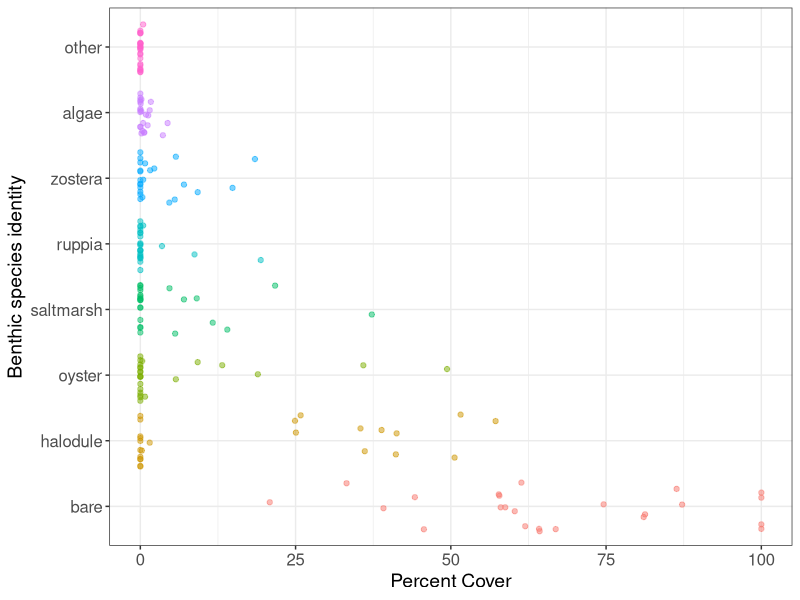
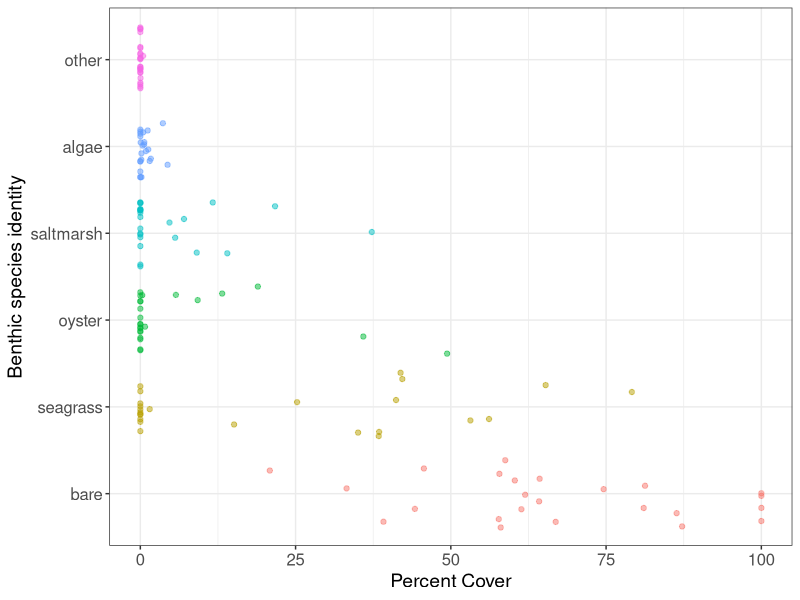
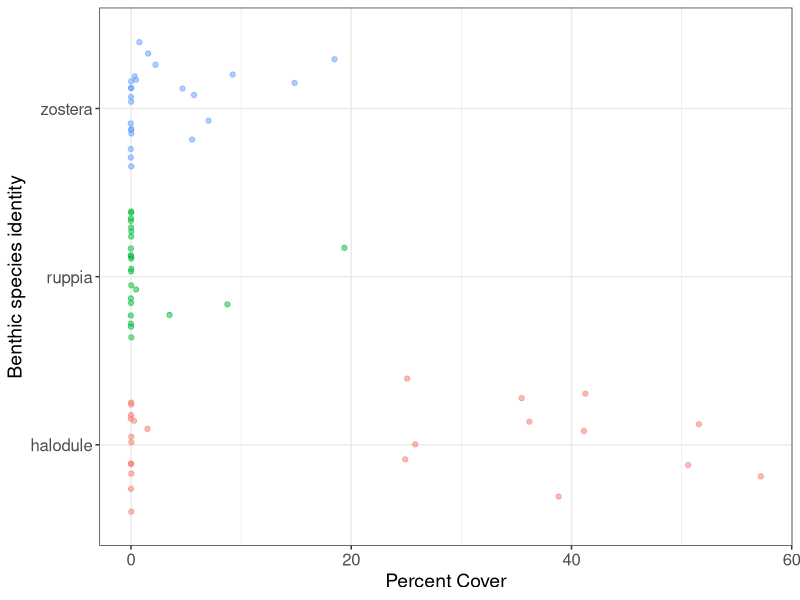
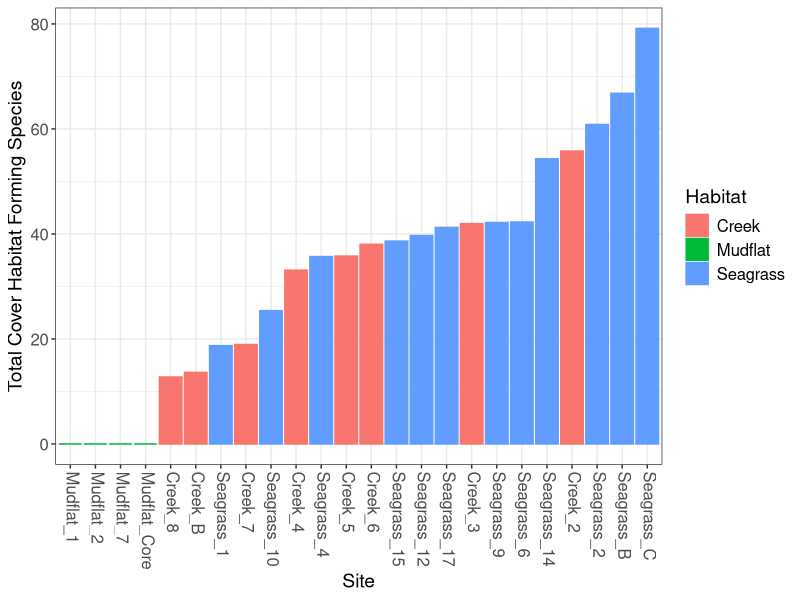
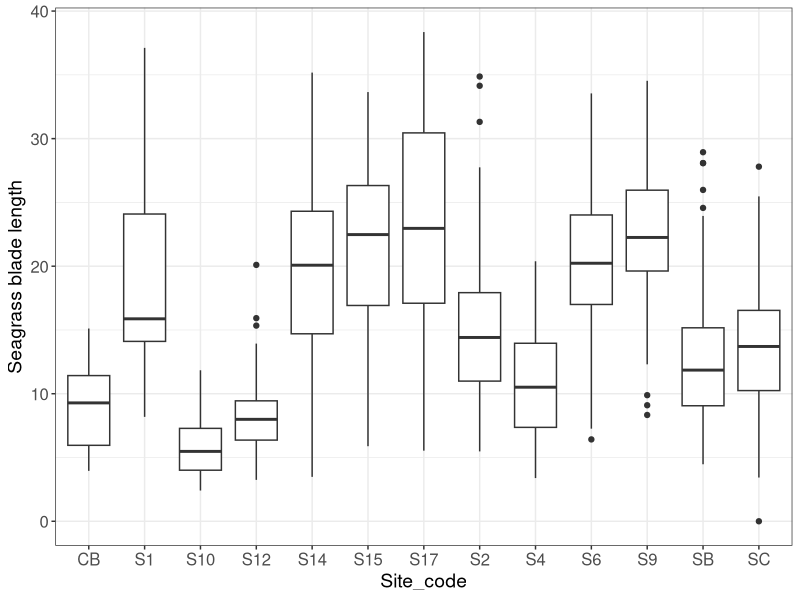

Recreate these plots in R, in order. (Note: this script raises an error after producing the figures.)
## ---- chunk 1
#knitr::opts_chunk$set(echo = TRUE)
## ---- chunk 2
library(ggplot2)
library(dplyr)
library(tidyr)
library(vegan)
## ---- chunk 3
#rm(list = ls())
data = read.csv("data/clean_data/sound_habitat_data_2020.csv", header = TRUE)
## ---- chunk 4
# Average cover by each taxa at site level
# wide form
site_means = data %>% 
  group_by(deploy_num,site) %>%
  summarise(bare = mean(bare), halodule = mean(halodule), zostera = mean(zostera), 
            ruppia= mean(ruppia), algae = mean(algae), oyster = mean(oyster), saltmarsh = mean(saltmarsh),
            other = mean(other))

#long form
siteMean_pc = data.frame(gather(site_means, "identity", "perc_cover", -site, -deploy_num))
siteMean_pc$identity = factor(siteMean_pc$identity, levels = c("bare","halodule","oyster","saltmarsh",
                                                               "ruppia", "zostera", "algae", "other"))

ggplot(siteMean_pc, aes(x = perc_cover, y = identity, color = identity))+ theme_bw()+
  geom_point(alpha = .5, position = "jitter")+
  xlab('Percent Cover')+
  ylab('Benthic species identity')+
  theme(axis.title = element_text(size = 14), 
        axis.text = element_text(size = 12), 
        legend.position = "none")


## Benthic species community metrics
site_means$richness = apply(site_means[,c(4:10)]>0, 1, sum)
site_means$shannonD = diversity(site_means[,c(4:10)], "shannon")
site_means$evenness = site_means$shannonD/log(site_means$richness, base = 10)

## ---- chunk 5
data = data %>% mutate(seagrass= halodule+zostera+ruppia)

# wide form
site_means_comb = data %>% 
  group_by(deploy_num,site) %>%
  summarise(bare = mean(bare), seagrass = mean(seagrass), algae = mean(algae), 
            oyster = mean(oyster), saltmarsh = mean(saltmarsh), other = mean(other))

#long form
siteMean_pc_comb = data.frame(gather(site_means_comb, "identity", "perc_cover", -site, -deploy_num))
siteMean_pc_comb$identity = factor(siteMean_pc_comb$identity, 
                                   levels = c("bare","seagrass","oyster","saltmarsh","algae","other"))

ggplot(siteMean_pc_comb, aes(x = perc_cover, y = identity, color = identity))+ theme_bw()+
  geom_point(alpha = .5, position = "jitter")+
  xlab('Percent Cover')+
  ylab('Benthic species identity')+
  theme(axis.title = element_text(size = 14), 
        axis.text = element_text(size = 12), 
        legend.position = "none")

seagrass_pc = site_means[,c(1,2,4:6)]
seagrass_pc_long = data.frame(gather(seagrass_pc, "identity", "perc_cover", -site, -deploy_num))

ggplot(seagrass_pc_long, aes(x = perc_cover, y = identity, color = identity))+ theme_bw()+
  geom_point(alpha = .5, position = "jitter")+
  xlab('Percent Cover')+
  ylab('Benthic species identity')+
  theme(axis.title = element_text(size = 14), 
        axis.text = element_text(size = 12), 
        legend.position = "none")

## Benthic species community metrics
site_means_comb$richness_comb = apply(site_means_comb[,c(4:8)]>0, 1, sum)
site_means_comb$shannonD_comb = diversity(site_means[,c(4:8)], "shannon")
site_means_comb$evenness_comb = site_means$shannonD/log(site_means$richness, base = 10)
site_means_comb$richness_sso = apply(site_means_comb[,c(4,6,7)]>0,1,sum)

## ---- chunk 6
data = data %>% 
  mutate(total_cover = halodule+zostera+ruppia+saltmarsh+oyster+algae+other, 
         habitat = case_when(grepl("Seagrass", site) ~ "seagrass", 
                             grepl("Creek", site) ~ "creek",
                             grepl("Mudflat", site) ~ "mudflat"))

total_cover = data %>%
  group_by(deploy_num, site) %>%
  summarise(total_cover = mean(total_cover)) %>%
  mutate(Habitat = case_when(grepl("Seagrass", site) ~ "Seagrass", 
                             grepl("Creek", site) ~ "Creek",
                             grepl("Mudflat", site) ~ "Mudflat"))

ggplot(total_cover , aes(x = reorder(site, total_cover), y = total_cover, 
                         fill = Habitat, color = Habitat))+theme_bw()+
  geom_col()+ 
  theme(axis.text.x = element_text(angle = -90, hjust = 0, vjust = .3), 
        axis.title = element_text(size = 14),
        axis.text = element_text(size = 12),
        legend.text = element_text(size = 12),
        legend.title = element_text(size = 14))+
  labs(x = "Site", y = "Total Cover Habitat Forming Species")

## ---- chunk 7
seagrass = read.csv("data/raw_data/seagrass_all.csv", header = TRUE)
seagrass$id = paste(seagrass$site, seagrass$Transect, sep = "_")
seagrass_max = read.csv("data/clean_data/seagrass_max_canopy.csv", header = TRUE) #max canopy as calculated in excel

ggplot(seagrass, aes(x = Site_code, y = Length))+ theme_bw()+
  geom_boxplot()+ ylab("Seagrass blade length")+
  theme(axis.title = element_text(size = 14), 
        axis.text = element_text(size = 12))

# Calculate mean blade length by transect
seagrass_summary = seagrass %>%
  group_by(Date, site, Transect) %>%
  summarise(mean = mean(Length))

# add max blade length to df - transect
seagrass_summary$max_10 = seagrass_max$mean_10
seagrass_summary$max_25perc = seagrass_max$mean_25percent

# Seagrass mean and max canopy by site
seagrass_site = seagrass %>%
  group_by(Date, site) %>%
  summarise(avg_blade_length = mean(Length))

# Shoot density
shoot_data = data %>% 
  filter(canopy.sampled == "yes")
avg_shoot_density = shoot_data %>% 
  group_by(deploy_num, site) %>%
  summarize(avg_shoot_density = mean(shoot.density1_16m2))

### Summarize max canopy by site then add to seagrass_site
# Calculates site mean by averaging the max of each transect --> this is not how the cover is calculated
# Do I need to go back and summarize the max canopy by site more generally?
max_canopy_site = seagrass_summary %>%
  group_by(site) %>%
  summarise(max_10 = mean(max_10), max_25perc = mean(max_25perc))
seagrass_site$max_10 = max_canopy_site$max_10
seagrass_site$max_25perc = max_canopy_site$max_25perc

seagrass_all = right_join(avg_shoot_density,seagrass_site, by = "site")

## ---- chunk 8
trawl = read.csv("data/raw_data/trawl/summer_trawl_data_2019.csv", header = TRUE)

catch_data = data.frame(trawl[,c(1,3:5,7,13:17,19:67)])
spp_data = catch_data[,11:59]
spp_data[is.na(spp_data)] = 0
spp_data = spp_data[, colSums(spp_data) > 0]
catch_data = cbind(catch_data[,1:10],spp_data)

# species = data.frame(colnames(spp_data))
# write.csv(species, file = "species_list.csv")

catch_long = data.frame(gather(catch_data, "identity", "abund", -Date, -Tow_number,-Site, -Project.Site.Name, 
                               -Habitat, -Distance_m, -Distance_km_speed_duration_calc, -Depth_m, -Temp_C, -Sal_ppt))
catch_long = catch_long %>%
 mutate(std_dist = Distance_m/100, std_abund = abund/std_dist)

std_catch = data.frame(pivot_wider(catch_long,id_cols = 1:10, names_from = "identity",values_from = "std_abund"))

species_list = read.csv("data/metadata/species_list.csv", header = TRUE)

catch_long = left_join(catch_long, species_list[,c(2,4:7)], by = c("identity" = "colnames.spp_data.")) 

# calculating soniferous spp richness
# this is the value for each - likely want to follow the same method before and use the single summed values

soniferous = catch_long %>%
  filter(abund > 0)%>%
  group_by(Project.Site.Name,Tow_number, soniferous)%>%
  summarize(soniferous_S = n()) %>%
  filter(soniferous == 'Y')

avg_soniferous = soniferous %>%
  group_by(Project.Site.Name) %>%
  summarize(avg_soniferous = mean(soniferous_S))

# Community metrics
rep_metrics  = std_catch[,c(1:5,8:10)]
rep_metrics$total_abund = rowSums(std_catch[,11:46])
rep_metrics$richness = apply(std_catch[,c(11:46)]>0, 1, sum)
rep_metrics$shannonD = diversity(std_catch[,11:46], "shannon")
rep_metrics$evenness = rep_metrics$shannonD/log(rep_metrics$richness, base = 10)

# write.csv(rep_metrics, "rep_metrics.csv")
## Manually converted trawl replicates into rows

rep_metrics = read.csv("data/clean_data/rep_metrics.csv", header = T)

# rep_test = pivot_wider(catch_long, id_cols = 1:10,
#             names_from = c(Tow_number, identity), 
#             values_from = std_abund,
#             names_sep = "_")

# trial for summing trawls - SUCCESS!
catch_long$Depth_m = as.numeric(catch_long$Depth_m)
test_catch = catch_long %>%
  group_by(Project.Site.Name, identity) %>%
  summarise(habitat = Habitat, guild = guild, guild_secondary = guild_secondary, soniferous = soniferous, 
            depth_m_avg = mean(Depth_m), temp_avg = mean(Temp_C), sal_avg = mean(Sal_ppt),
            dist_m_sum = sum(Distance_m), abund_sum = sum(abund))

test_catch = test_catch %>%
 mutate(std_dist_sum = dist_m_sum/200, std_abund_sum = abund_sum/std_dist_sum)

test_catch = distinct(test_catch)

soniferous = test_catch %>%
  filter(abund_sum > 0)%>%
  group_by(Project.Site.Name, soniferous)%>%
  summarize(soniferous_S = n()) %>%
  filter(soniferous == 'Y')

std_catch_sum = data.frame(pivot_wider(test_catch,id_cols = c(1,3,7:9), 
                                       names_from = "identity",values_from = "std_abund_sum"))

# need to follow columns here
# Community metrics summed
trawl_metrics = std_catch_sum[,c(1:5)]
trawl_metrics$total_abund_sum = rowSums(std_catch_sum[,6:41])
trawl_metrics$comm_richness_sum = apply(std_catch_sum[,c(6:41)]>0, 1, sum)
trawl_metrics$comm_shannonD_sum = diversity(std_catch_sum[,6:41], "shannon")
trawl_metrics$comm_evenness_sum = trawl_metrics$comm_shannonD_sum/log(trawl_metrics$comm_richness_sum, base = 10)

guild_abund = test_catch %>%
  group_by(Project.Site.Name,guild) %>%
  summarise(guild_abund = mean(std_abund_sum))

guild_abund = pivot_wider(guild_abund, id_cols = 1, names_from = "guild", values_from = "guild_abund")

trawl_metrics = left_join(trawl_metrics, guild_abund, by = "Project.Site.Name")

trawl_metrics = left_join(trawl_metrics, soniferous, by = "Project.Site.Name")
trawl_metrics$soniferous[is.na(trawl_metrics$soniferous)] <- "N"
trawl_metrics$soniferous_S[is.na(trawl_metrics$soniferous_S)] <- 0

guild2_abund = test_catch %>%
  group_by(Project.Site.Name,guild_secondary) %>%
  summarise(guild2_abund = mean(std_abund_sum))

guild2_abund = pivot_wider(guild2_abund, id_cols = 1, names_from = "guild_secondary", values_from = "guild2_abund")
trawl_metrics = left_join(trawl_metrics, guild2_abund, by = "Project.Site.Name")

trawl_metrics = left_join(trawl_metrics, rep_metrics[,c(4,6:19)], by = "Project.Site.Name")

# correct the site code of Mudflat A in Core Sound: MA --> MFA
trawl_metrics[trawl_metrics == "MA"] = "MFA"

## ---- chunk 9
# need to add site names to this dataframe, they are not in the same order as the habitat variables
spl_pmHT = as.data.frame(read.csv("data/clean_data/avg_pmHT_spl.csv", header = TRUE))
spl_pmHT_dB = cbind(spl_pmHT$site, 10*log10(spl_pmHT[,2:5]))

## ---- chunk 10
ecometrics = site_means
ecometrics$seagrass_comb = site_means_comb$seagrass
ecometrics$richness_comb = site_means_comb$richness_comb
ecometrics$shannonD_comb = site_means_comb$shannonD_comb
ecometrics$evenness_comb = site_means_comb$evenness_comb
#ecometrics$richness_sso = site_means_comb$richness_sso
ecometrics$totalcover = total_cover$total_cover
ecometrics = left_join(ecometrics, seagrass_all, by =  "site")
ecometrics = subset(ecometrics, select = -c(deploy_num.y,Date))

#create matching habitat variable to join habitat and trawl data
ecometrics$site_code = c("C7","MF2","SG10","SG12","C2","MF1","SG2","SG4","CB","MFA","SB","SC","C8","MF7","SG6","SG9",
                         "C4","C5","S14","S15","C3","C6","SG1","SG17") 
ecometrics = left_join(ecometrics, trawl_metrics, by = c("site_code"="Project.Site.Name"))

ecometrics = left_join(ecometrics, spl_pmHT_dB, by = c("site_code" = "spl_pmHT$site"))

# save ecometrics dataframe as csv
write.csv(ecometrics, "data/clean_data/ecometrics.csv")
